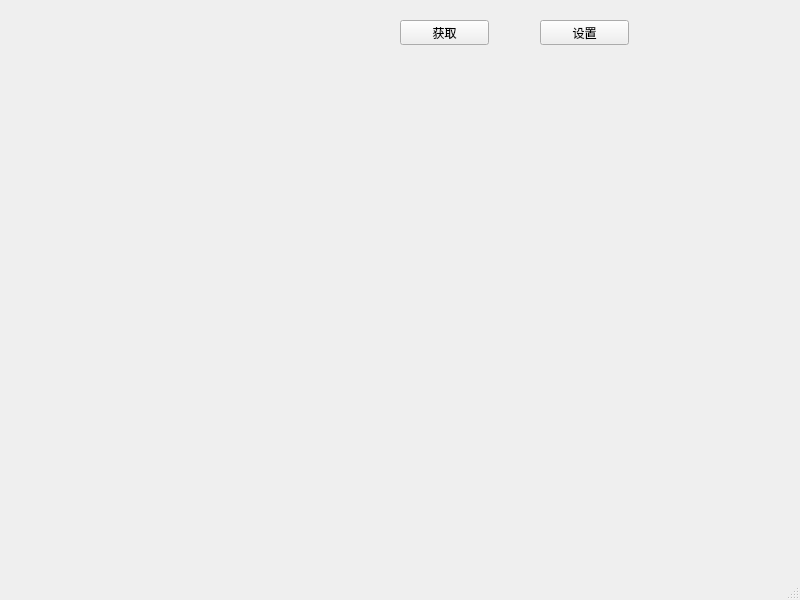
<?xml version="1.0" encoding="UTF-8"?>
<ui version="4.0">
 <class>MainWindow</class>
 <widget class="QMainWindow" name="MainWindow">
  <property name="geometry">
   <rect>
    <x>0</x>
    <y>0</y>
    <width>800</width>
    <height>600</height>
   </rect>
  </property>
  <property name="windowTitle">
   <string>MainWindow</string>
  </property>
  <widget class="QWidget" name="centralwidget">
   <widget class="SmallWidget" name="widget" native="true">
    <property name="geometry">
     <rect>
      <x>40</x>
      <y>10</y>
      <width>241</width>
      <height>41</height>
     </rect>
    </property>
   </widget>
   <widget class="SmallWidget" name="widget_2" native="true">
    <property name="geometry">
     <rect>
      <x>40</x>
      <y>70</y>
      <width>241</width>
      <height>51</height>
     </rect>
    </property>
   </widget>
   <widget class="QPushButton" name="pushButton">
    <property name="geometry">
     <rect>
      <x>400</x>
      <y>20</y>
      <width>89</width>
      <height>25</height>
     </rect>
    </property>
    <property name="text">
     <string>获取</string>
    </property>
   </widget>
   <widget class="QPushButton" name="pushButton_2">
    <property name="geometry">
     <rect>
      <x>540</x>
      <y>20</y>
      <width>89</width>
      <height>25</height>
     </rect>
    </property>
    <property name="text">
     <string>设置</string>
    </property>
   </widget>
  </widget>
  <widget class="QMenuBar" name="menubar">
   <property name="geometry">
    <rect>
     <x>0</x>
     <y>0</y>
     <width>800</width>
     <height>28</height>
    </rect>
   </property>
  </widget>
  <widget class="QStatusBar" name="statusbar"/>
 </widget>
 <customwidgets>
  <customwidget>
   <class>SmallWidget</class>
   <extends>QWidget</extends>
   <header location="global">smallwidget.h</header>
   <container>1</container>
  </customwidget>
 </customwidgets>
 <resources/>
 <connections/>
</ui>
